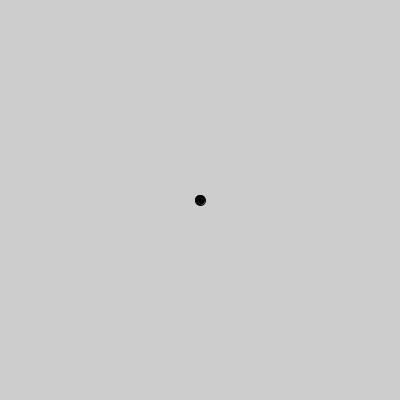
Frame 1 (no input)
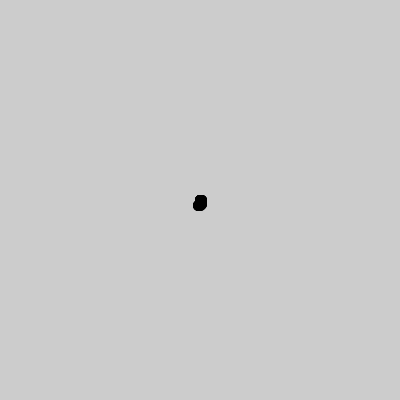
Frame 60 (the mouse pressed at the canvas centre just before this capture)
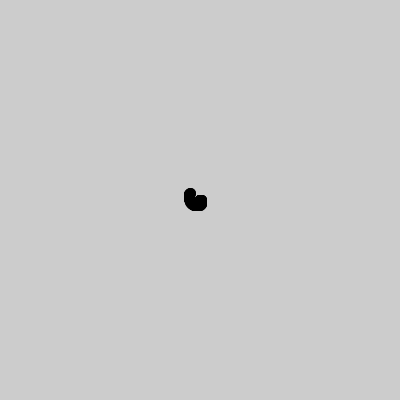
Frame 120 (the mouse held since frame 60 and released just before this capture)

The Processing sketch that drew these frames (run headless with seeded random() and noise(); from frame 60 on, the mouse is pressed at the canvas centre):

// Processing sketch: Trig_simple_spiral
// ── Trig_simple_spiral.pde
float r = 0;
float theta = 0;

void setup()
{
  size(400,400);
}

void draw()
{
  //Draw Ellipse based on polar coordinates
  fill(0);
  ellipse(r*cos(theta) + width/2,r*sin(theta) + height/2,10,10);
  
  //increment r and theta to create spiral
  r += .1;
  theta += PI/100;
}
